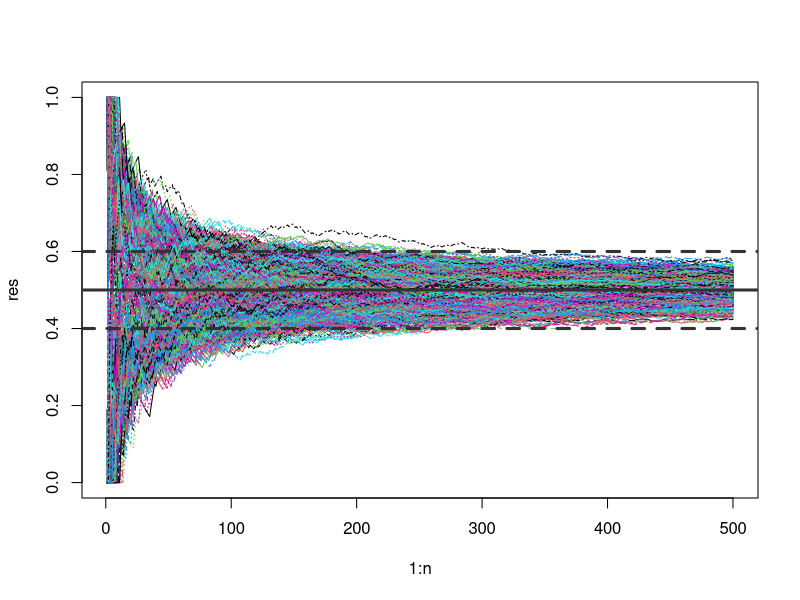
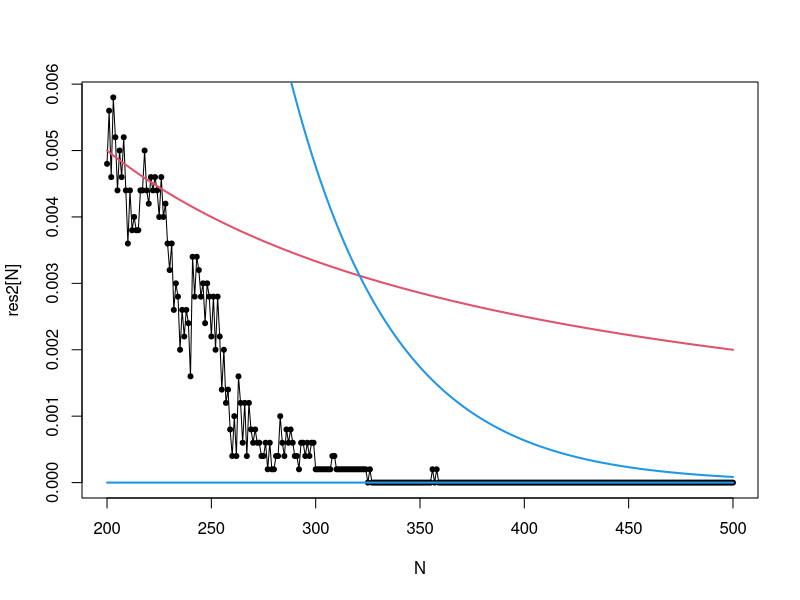

Here is the R script that generated these plots, in order:


# -------------------------------------------------------------------------
library(magrittr)

set.seed(1234)

eps <- .1
# n <- 5e3
n <- 500
m <- 5e3
p <- .5
res <- replicate(m, {
  X <- sample(0:1, n, prob = c(1-p, p), rep = T)
  (cumsum(X)/(1:n))
})

matplot(1:n, res, type = "l")
abline(h = p, col = "grey20", lwd = 3)
abline(h = c(p-eps,p+eps), col = "grey20", lwd = 3, lty = 2)


# -------------------------------------------------------------------------

res2 <- apply(res, 1, \(x) mean(abs(x-p)> eps))

N <- 200:500
plot(x = N, res2[N], type = "o", pch = 20)
curve(p*(1-p)/x/eps^2, add =T, col = 4, lwd = 2)
curve(1/x, add = T, col = 2, lwd = 2, n = 1001)

hmas <- function(eps) (p+eps)*log((p+eps)/p)+(1-p-eps)*log((1-p-eps)/(1-p))
bernstein <- function(n, eps) exp(-n*hmas(eps)) + exp(-n*hmas(-eps))
exp2 <- function(n, eps) exp(-n^2*hmas(eps)) + exp(-n^2*hmas(-eps))
curve(bernstein(x,eps), add = T, col = 4, lwd = 2, n = 1001)
curve(exp2(x,eps), add = T, col = 4, lwd = 2, n = 1001)
# -------------------------------------------------------------------------


